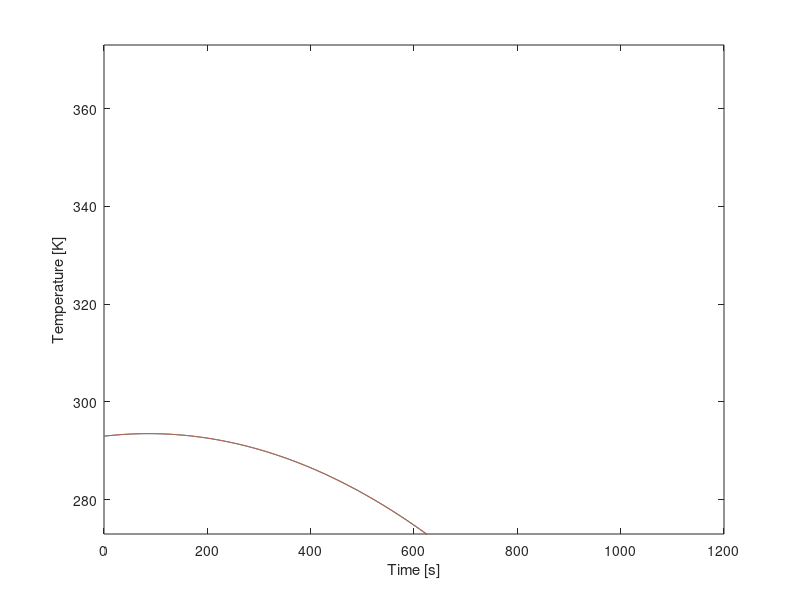

Write the MATLAB code that produced this figure.
clear all, close all, clc
%% Setup
% This section contains the parameters of the setup (start of cycle)
i=1;                     %Value for plot
T_0 = 293;              %Starting temperature in [K], assumed for all fluids, gasses and materials
T_water = 293;              %Starting temperature water in [K]
T_al = 293;                 %Starting temperature aluminium in [K]
T_cu = 293;                 %Starting temperature copper in [K]
T_pvc = 293;                %Starting temperature PVC in [K]
T_pur = 293;                %Starting temperature polyurethane in [K]
T_air = 293;                %Starting temperature internal air in [K]
T_amb = 293;                %Starting temperature ambient (outside) air in [K]
t = 1;                      %Time at the start [s]
t_final=1200;               %Time at end cycle [s]
%% First order variables
%This section contains the properties and constants of the materials, but also fixed variables of the setup
%Copper tubing
r_inner_cu = 0.004;     %Inner radius copper tube [m]
r_outer_cu = 0.006;     %Outer radius copper tube [m]
roughness_cu = 0.0015;  %Pipe roughness [m]
length_cu = 6.85;       %Length copper tube [m]
epsilon_cu = 0.05;      %Emissivity copper [-]
rho_cu = 8960;          %Density copper [kg/m^3]
c_cu = 386;             %Specific heat copper [J/kg K]
k_cu = 400;             %Thermal conductivity copper [W/(m K)]
%PVC tubing
hsv_pvc_d = 0.0022;     %Thickness of the HSV PCV [m]
r_outer_pvc = 0.055;    %Outer radius PVC tube [m]
r_inner_pvc = r_outer_pvc - hsv_pvc_d ;   %Inner radius PVC tube [m]
r_outer_double_pvc = r_outer_pvc + hsv_pvc_d; %Outer Radius of double-layered PVC tube (near endcaps) [m]
length_pvc = 0.130;     %Length/Height PVC tube [m] (this was shown to be slightly longer during first building phase with no real means to cut it down to 0.125m)
length_cap_pvc = 0.034; %Length/Height of a PVC Endcap [m]
epsilon_pvc = 0.9;      %Emissivity PVC [-]
rho_pvc = 1330;         %Density PVC [kg/m^3]
k_pvc = 0.19;           %Thermal conductivity PVC [W/(m K)]
d_air_endcap = 0.01;    %Distance between Kingspan Therma and the PVC endcap. Used to determine therma resistance
%Polyurethane tubing
r_inner_pur = 0.004;    %Inner radius polyurethane tube [m]
r_outer_pur = 0.006;    %Outer radius polyurathane tube [m]
d_pur = 0.002;          %Wall Thickness polyurthane tube [m]
length_pur = 6;         %Length polyurethane tube [m]
epsilon_pur = 0.9;      %Emissivity polyurethane [-]
k_pur = 0.13;           %Thermal conducitivity polyurethane [W/(m K)]
%Aluminium plate
A_al = 1.085;           %Area aluminium plate [m^2]
epsilon_paint = 0.95;   %Emissivity black acrylic paint [-]
rho_al = 2700;          %Density aluminium [kg/m^3]
d_al = 0.002;           %thickness aluminium plate [m]
k_al = 237;             %Thermal conductivity aluminium [W/(m K)]
c_al = 900;             %Specific heat aluminium [J/kg K]
%Water
rho_water_20C = 998;    %Density water at 20C [kg/m^3]
c_water = 4148;         %Specific heat water [J/kg K]
%Air
rho_air = 1.29;         %Density air at 20C [kg/m^3]
c_air = 1006;           %Specific heat air [J/kg K]
k_air = 0.025;          %Thermal conductivity air [W/m K]
%General Setup Wood Properties
k_wood = 0.12;       %Thermal Conductivity of Pinewood [W/m k]                       
d_wood = 0.054;      %Wood border thcikness [m], simplification, in reality 2 mm air pocket within 
A_wood = 0.3107;     %Inner Surface Area wood layer [m], slight simplification
%Kingspan Insulation Properties
ks_k = 0.022;     % Thermal Conductivity Kingspan insulation layer[W/(m*k)]
ks_d = 0.04;      % thickness of Kingspan insulation layer [m]
ks_spacer_d = 0.01; % Thickness of a single Kingspan spacer layer [m]
%Other
sigma = 5.67*10^-8;     %Stefan Boltzmann constant [W/(m^2 K^4)]
flowrate = 3/60000;     %Flowrate pump [m^3/s]
E = 1000;               %Irradiance artificial sun [W/m^2]

%% Second order variables

%Copper tube
A_outer_cu = 2 * pi * r_outer_cu * length_cu;       %Outer surface area copper tube [m^2]
A_inner_cu = 2 * pi * r_inner_cu * length_cu;       %Inner surface area copper tube [m^2]
A_exposed_cu = A_outer_cu/2;

V_cu = pi * r_inner_cu^2 * length_cu;               %Inner volume copper tube [m^3]
M_cu = V_cu * rho_cu;

%Surface areas and volume PVC tube
A_outer_pvc = 2 * pi * r_outer_pvc * length_pvc;    %Outer area PVC tube [m^2]
A_inner_pvc = 2 * pi * r_inner_pvc * length_pvc;    %Inner area PVC tube [m^2]

V_pvc = pi * r_inner_pvc^2 * length_pvc;            %Inner volume PVC tube [m^3]

%Surface areas and volume Polyurethane Tubing
A_outer_pur = 2 * pi * r_outer_pur * length_pur;    %Outer area Polyurethane Tubing [m^2]
A_inner_pur = 2 * pi * r_inner_pur * length_pur;    %Inner area Polyurethane Tubing [m^2]

V_pur = pi * r_inner_pur^2 * length_pur;            %Inner volume Polyurethane Tubing [m^3]

%Aluminium plate
V_al = A_al*0.002;                                  %Volume aluminium plate [m^3]
M_al = rho_al*V_al;                                 %Mass aluminium plate [kg]

%The following values are lifted from the earlier matlab model and are used to calculate (average) surface area of the Kingspan Insulation.
hsv_al_width = 0.04017;                                                                % Width of Aluminum Tape reflector section, [m]
hsv_therma_width_in = (hsv_al_width + (2*(sind(18)*0.010)));                           %'width' of kingspan therma plate on the inside, [m]
hsv_therma_width_out = (hsv_al_width + (2*(sind(18)*0.010))) + 2*(tand(18)*ks_d);      %'width' of kingspan therma plate on the outside, [m]
hsv_therma_a_in = length_pvc * hsv_therma_width_in;                                    %Area of kingspan therma plate on inside, [m^2]
hsv_therma_a_out = length_pvc * (hsv_therma_width_out);                                %Area of kingspan therma plate on outside, [m^2]
hsv_therma_a_avg = (hsv_therma_a_out + hsv_therma_a_in)/2;                             %Surface area in middle of therma plate, [m^2]

%The Heat Storage Vessel is seperated into two parts: one for the parts with overlap of endcaps and one for the part without 
pvc_ec_inner_length = length_cap_pvc - hsv_pvc_d;                                                       %Inner length of PVC Endcap [m]
hsv_pvc_a_single = (length_cap_pvc - (pvc_ec_inner_length * 2)) * ((r_inner_pvc+r_outer_pvc)/2) * 2 * pi; %Average PVC Surface Area for Heat Storage Vessel section without overlap [m]
hsv_pvc_a_double = (pvc_ec_inner_length * 2) * ((pvc_ec_inner_length+r_outer_double_pvc)/2) * 2 * pi;         %Average PVC Surface Area for Heat Storage Vessel sections with overlap [m]
pvc_ec_a = (r_outer_pvc)^2 * pi;                                                                         %Surface area of a single endcap, [m^2]

% Air Insulation Values
% The following values, once again lifted from the earlier model, aim at extracting helpfull values for calculation of the resistive properties of air in between the HSV and its insulation.
% These values are simplified estimations.
hsv_air_avgdist1 = ((0.010+0.00795)/2)*((length_pvc - (pvc_ec_inner_length * 2))/length_pvc) + ((0.0078+0.00575)/2)*((pvc_ec_inner_length * 2)/length_pvc); %Average distance of the heat reflector to the outer wall of the PVC body [m], USES PRE CALCULATED VALUES.  Accounts for the double layer PVC near the endcap, [m]
hsv_air_avg_a1 = length_pvc * (hsv_al_width - (2*(sind(18)*0.005)));                                                                                                                %Surface area at the average point between pvc and reflector [m^2], (TODO implement avgdist 1)
hsv_air_avgdist2 = 0.00905;                                                                                                                                                             %Average distance between reflector and kingspan therma plate [m]
hsv_air_avg_a2 = length_pvc * (hsv_al_width + (2*(sind(18)*0.005)));                                                                                                                %Surface are at the average point between reflector and kingspan therma [m^2], (TODO implement avgdist 2)
    
%Aluminum Reflector Tape Properties
d_al_t = 0.0001;                            % Thickness of an aluminum reflector segment [m]
a_al_t = hsv_al_width * length_pvc;         % Area of a single heat reflector element. 10 are present in total [m^2]
    
% Convective heat transfer coefficients
h_air = 5.0;         %CVTH of still air [W/(m^2 K)], Range (4.0 to 5.9)
h_water = 100;      %CVTH of water [W/(m^2 K)], Range (100 to 15000), Unused
h_pvc = 5;        %CVTH PVC [W/(m^2 K)], Range (5 to 9)
h_al = 7;        %CVTH aluminium [W/(m^2 K)], Range (7 to 10)
h_kingspan = 10;   %CTVH of Kingspan-Therma insulation [W/(m^2 K)], Range (10 to 30) (Aluminum surface)
h_pur = 5;        %CVTH of Polyurethane [W/(m^2 K)], PLACEHOLDER            
%Radiative heat transfer coefficients
h_r_pvc = 0.1;       %RDTH of pvc [W/(m^2 K)], PLACEHOLDER
h_r_al = 0.08;       %RDTH of aluminium-foil [W/(m^2 K)], PLACEHOLDER 
h_r_Kingspan = 0.08;  %RDTH of Kingspan-Therma insulation [W/(m^2 K)], PLACEHOLDER
h_r_pur = 0.5;       %RDTH of Polyurethane [W/(m^2 K)], PLACEHOLDER
%Overall Heat Transfer Coefficients, (may change due to change in CVTH)
U_cu = 1700;         %OHTC water in copper [W/(m^2 K)] TODO check this, has large influence on final temp
U_pur = 120.76;      %OHTC water in polyurethane [W/(m^2 K)]
U_pvc = 4.21;       %OHTC water in PVC [W/(m^2 K)]
%Other
V_system = V_cu+V_pvc+V_pur;                  %Volume of system  

%     R_a_cd = (log(r_outer_pvc / r_inner_pvc))/(2*pi * length_pvc * k_pvc); %Conductive transfer through pvc
%     R_a_cv = 1/(h_pvc* (hsv_pvc_a_single+hsv_pvc_a_double)); %Convection into air from pvc
%     R_b_cd = hsv_air_avgdist1 / (k_air * (10*hsv_air_avg_a1));  %Conduction through first still air pocket. simplified, assuming no convection.
%     R_c_r = (10*a_al_t) * (h_r_al * h_al); %Radiation transfer into aluminum reflector CHECK THIS
%     R_d_cd = d_al_t / (k_al * (10 * a_al_t) * length_pvc); %placeholder. Conduction through aluminum reflector. remember to account for the 10 panels
%     R_d_cv = 1/((10*a_al_t) * h_al); %Convection from Aluminum plate into second air pocket
%     R_d_r = R_c_r;                                                          %Radiation into second air pocket
%     R_e_cd = hsv_air_avgdist2 / (k_air * (10*hsv_air_avg_a2));              %Conduction through second still air pocket
%     R_e_cv = (10*hsv_therma_a_in) * (h_Kingspan + h_r_Kingspan);            %Convection into kingspan
%     R_f_cd = ks_d * (ks_k * hsv_therma_a_avg * 10);                         %Conduction through kingspan
%     R_f_cv = (10*hsv_therma_a_out) * (h_r_Kingspan + h_Kingspan);           %Convection to outside
%Simplified without radiation
R_a = 1/((1/(h_pvc*(hsv_pvc_a_single+hsv_pvc_a_double))) + (log(r_outer_pvc/r_inner_pvc)/(2*pi*length_pvc*k_pvc))); %Convection from PVC into first air pocket, And conduction through PVC.
R_b = hsv_air_avgdist1 / (k_air * (10*hsv_air_avg_a1)); %Conduction through first air pocket
R_c = 1/((1/(h_al*(10*a_al_t))) + (d_al_t/k_al*(10*a_al_t))); %Convection from reflector to second air pocket, And conduction through reflector.
R_d = hsv_air_avgdist2 / (k_air * (10*hsv_air_avg_a2)); %Conduction through second air pocket
R_e = 1/((1/(h_kingspan*(10*hsv_therma_a_avg))) + (ks_d/(ks_k*(10*hsv_therma_a_avg)))); %Convection from Kingspan Therma to ambient, And conduction through Kingspan Therma.    
R_hsv_radial = R_a + R_b + R_c + R_d + R_e;
%Endcap (Assumed single endcap here. Second one will be accounted for in R_hsv_endcaps)
R_z = 1/((1/(k_pvc*pvc_ec_a)) + (hsv_pvc_d/(k_pvc*pvc_ec_a)));          %Convection from PVC into air gap, and conduction through pvc.
R_y = d_air_endcap/(k_air * pvc_ec_a);                                  %Conduction through air gap
R_x = 1/((1/(h_kingspan*pvc_ec_a)) + (ks_d/(ks_k*pvc_ec_a)));           %Convection from Kingspan Therma into outside atmosphere, and conduction through Kingspan Therma
R_hsv_endcaps = 1/((R_z + R_y + R_x) + (R_z + R_y + R_x));              %Total Equivalent Thermal resistance of both endcaps
R_hsv = 1/((1/R_hsv_radial) + (1/R_hsv_endcaps));


%misc thermal resistance (taken out of loop)
R_al = d_al/(k_al * A_al);                    %Thermal resistance aluminium plate 
R_sol_air = 0.1;                                %Conductive thermal resistance air, PLACEHOLDER 
R_sol_wood = d_wood/(k_wood * A_wood) ;       %Conductive thermal resistance wood setup    
R_pur = 1/((1/(h_pur*(A_outer_pur))) + (log(r_outer_pur/r_inner_pur)/(2*pi*length_pur*k_pur))); %Thermal resistance of Polyurethane tube. Not accounting for rad

%Empty Arrays
T_air = repmat(T_0, 1,t_final);
T_cu = repmat(0, 1,t_final);
T_al = repmat(0, 1,t_final);
T_water = repmat(0, 1,t_final);
T_pvc = repmat(0, 1,t_final);
T_pur = repmat(0, 1,t_final);
T_0 = repmat(T_0, 1,t_final);


%% Plotting info
for i = 1:t_final
    %Water
    %rho_water = (999.83953 + 16.945176 * (1.00024*T_water) - 7.9870401*10^-3 * (1.00024*T_water)^3 - 46.17046*10^-6* (1.00024*T_water)^3 +105.56302*10^-9 * (1.00024*T_water)^4 - 280.54253*10^-12 * (1.00024*T_water)^5)/(1+16.897850*10^-3 * (1.00024*T_water));   %Density water
    M_water = V_system*rho_water_20C;       %Volume of water inside system
    
    %%Solar collector
    Q_rad_cu = E*length_cu*(r_outer_cu*2 * pi)*epsilon_paint;            %Heat addition radiation on copper tube [W]
    Q_rad_al = E*A_al*epsilon_paint;                                %Heat addition radiation on aluminium plate [W]
    Q_loss_conv_al(i) = h_air*A_al*(T_al(i)-T_air(i));                      %Heat loss convection aluminium plate [W]
    Q_loss_cond_al_cu = k_cu* A_exposed_cu*(T_al(i)-T_cu(i))/(r_outer_cu*2-r_inner_cu*2);  %dit klopt niet hlml maar weten A tussen plaat en buis niet %Heat loss conduction aluminium plate [W]
    Q_losscond(i)= Q_loss_cond_al_cu;
    Q_loss_cond_al(i) = (T_al(i)-T_air(i))/R_al ;                                                              %Heat loss convection aluminium plate (other direction)
    Q_loss_rad_cu(i) = sigma * epsilon_paint * A_outer_cu* (T_cu(i)^4 - T_air(i)^4);    %Heat loss radiation copper tube [W]
    Q_loss_rad_al(i) = sigma * epsilon_paint * A_al * (T_al(i)^4- T_air(i)^4);          %Heat loss radiation aluminium plate [W]
    %Temperature al and cu
    T_al(i)=T_al(i)+(Q_rad_al + 0.01*(-Q_loss_conv_al(i)-Q_loss_cond_al(i)-Q_loss_rad_al(i))) / (M_al*c_al);  %Temperature of the aluminium plate [K]
    T_cu(i)=T_cu(i)+(Q_rad_cu + 0.01*(-Q_loss_rad_cu(i)-Q_loss_cond_al_cu)) / (M_cu*c_cu);              %Temperature of the copper tube
    
    %Temperature water - Copper - add
    Q_conv_cu = U_cu * A_outer_cu * (sum(T_cu) - T_water(i));        %Convection copper-water
    T_water(i) = T_0(i)+(Q_conv_cu/(M_water*c_water));      %Final temperature water [K]
    
    %Heat Storage Vessel - loss
    Q_loss_hsv(i) = (T_water(i)-T_amb)/R_hsv ;           %Heat loss hsv
    Q_loss_pur(i) = (T_water(i)-T_amb)/R_pur;           %Heat loss polyurethane tubing 
    Q_loss(i) = Q_loss_hsv(i) + Q_loss_pur(i);           %Sum all of the heat losses per second instance here
    T_water(i) = T_water(i)-((sum(Q_loss)/(M_water*c_water)));      %Final temperature water [K]
    
    %Plotting steps code
    y(i) = T_water(i); %Inserts current temp into its respective place in y for plotting
    t = t + 1;          % 1 stands for 1 step for time
    x(i) = i;           % time is on x axis
    i = i + 1;          % 1 step added for plot
end
%% Actual plot
plot(x,y);
hold on
plot(x,y);
hold off
xlim([0, t_final]);
ylim([273, 373]);
xlabel('Time [s]');
ylabel('Temperature [K]');
